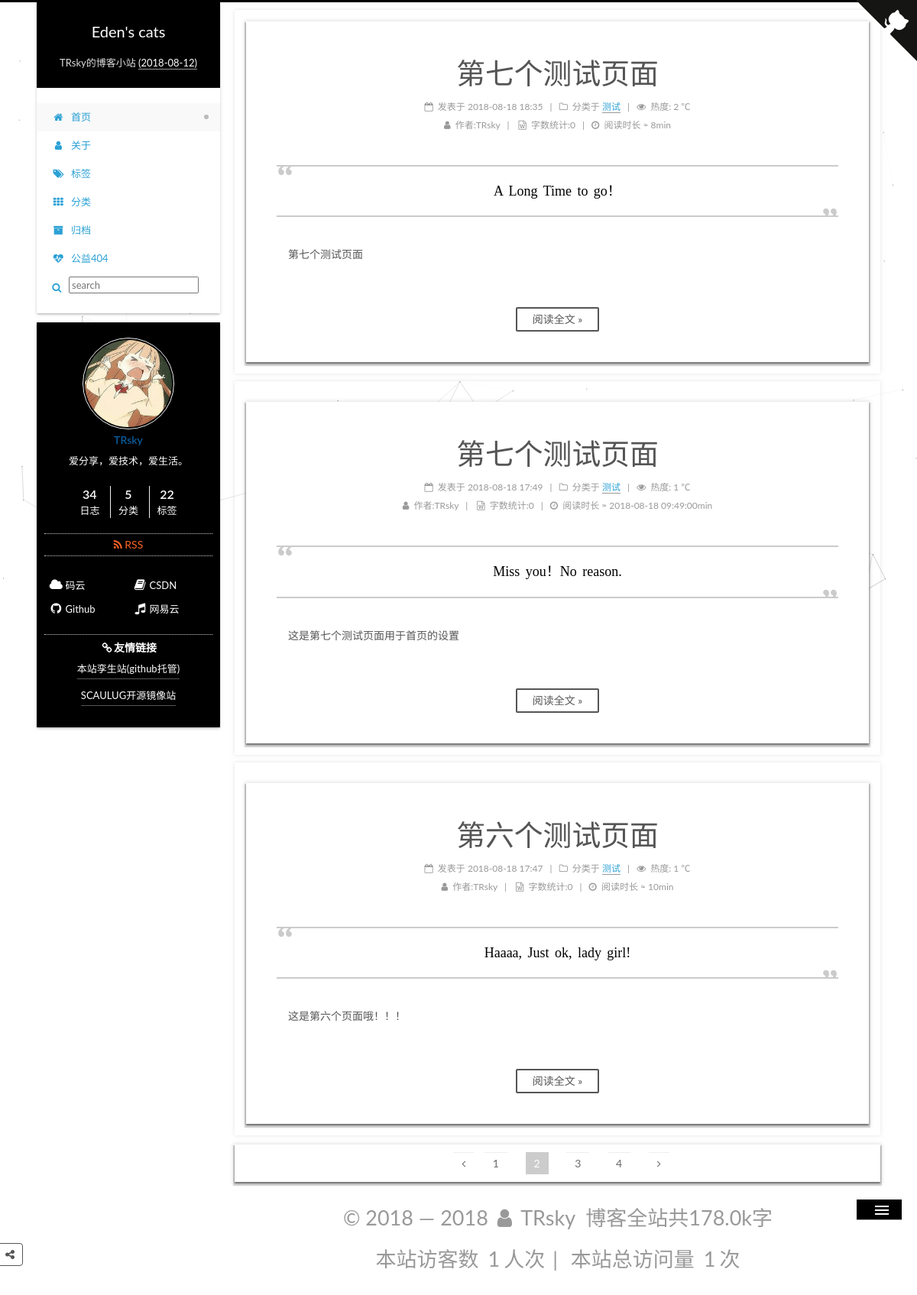
Before: /?page=2 with the older database file.
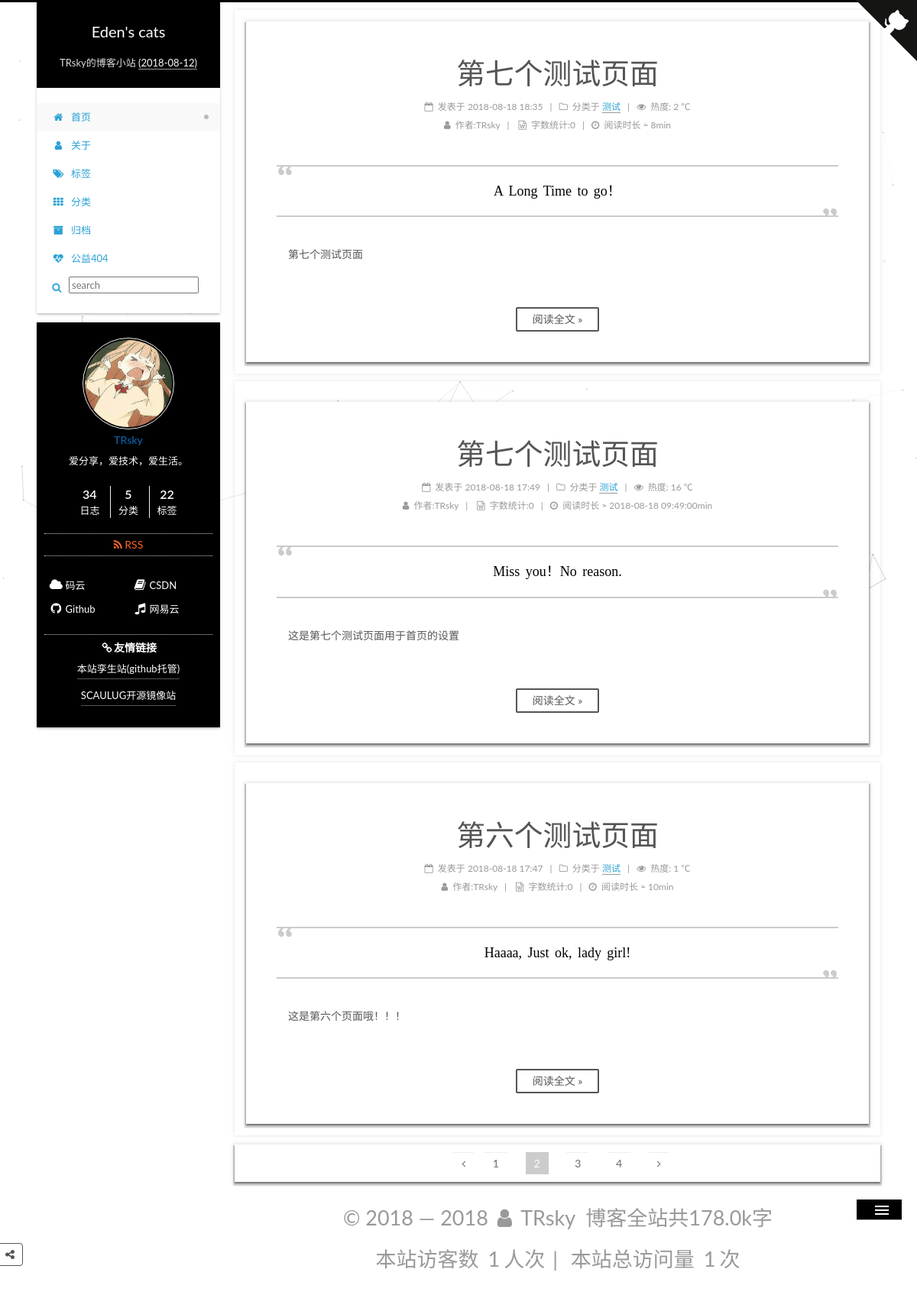
After: the same page with the newer database file.
### apps/blog/models.py (models this page shows, shortened)
class Article(models.Model):
    STATUS_CHOICES = (
        ('draft', '草稿'),
        ('publish', '发表'),
    )
    title = models.CharField(verbose_name='标题', max_length=100)
    content = models.TextField(verbose_name='正文', blank=True, null=True)
    status = models.CharField(verbose_name='文章状态', max_length=10, choices=STATUS_CHOICES, default='publish')
    created_time = models.DateTimeField(verbose_name='创建时间', default=now)
    public_time = models.DateTimeField(verbose_name='发布时间', blank=True, null=True)
    modified_time = models.DateTimeField(verbose_name='修改时间', default=now)
    words = models.PositiveIntegerField(verbose_name='文章字数', default=0)
    time = models.PositiveIntegerField(verbose_name='阅读时长', default=0 )
    views = models.PositiveIntegerField(verbose_name='访问量', default=0)
    slogan = models.TextField(verbose_name='标语', blank=True, null=True)
    excerpt = models.CharField(verbose_name='文章摘要', max_length=500, blank=True)
    category = models.ForeignKey(Category, verbose_name='分类', on_delete=models.CASCADE, blank=False, null=False)
    tags = models.ManyToManyField(Tag, verbose_name='标签', blank=True)
    author = models.ForeignKey(User, verbose_name='作者', on_delete=models.CASCADE, blank=False, null=False)
    class Meta:  # 按文章创建日期降序排序
        ordering = ['-public_time']
        verbose_name = '文章'  # 指定后台显示模型名称
        verbose_name_plural = '文章列表'  # 指定后台显示模型复数名称
        db_table = 'article'  # 数据库表
        get_latest_by = 'created_time'

class Category(models.Model):
    name = models.CharField(verbose_name='类别', max_length=100)
    created_time = models.DateField(verbose_name='创建时间', default=now)
    modified_time = models.DateField(verbose_name='修改时间', default=now)
    def __str__(self):
        return self.name
    class Meta:
        ordering = ['name']
        verbose_name = '类别名称'
        verbose_name_plural = '分类列表'
        db_table = 'category'   # 数据库表名

### apps/blog/views.py (the view)
# urls.py: 2. Add a URL to urlpatterns:  path('', views.home, name='home')
def home(request):
    posts = Article.objects.all().filter(status='publish', public_time__isnull=False)   # 获取主页的全部 Article 对象, 状态为已发布，发布时间不为空
    paginator = Paginator(posts, settings.PAGE_NUM, 2)  # 每页显示数量，对应settings.py中的PAGE_NUM， 当只有2时候，合并为上一页
    page = request.GET.get('page')  # 获取URL中page参数的值
    try:
        post_list = paginator.page(page)
    except PageNotAnInteger:
        post_list = paginator.page(1)
    except EmptyPage:
        post_list = paginator.page(paginator.num_pages)
    return render(request, 'home.html', context={'post_list': post_list, 'category_list': categories, 'months': months})

### apps/blog/templatetags/pagetag.py (called while the page is built)
@register.simple_tag
def pagination_pages(curr_page, loop_page):
    offset = abs(curr_page - loop_page)
    if offset < 3:
        if curr_page == loop_page:
            page_element = '<span class="page-number current">%s</span>' % loop_page
        else:
            page_element = ' <a class="page-number" href="?page=%s">%s</a>' % (loop_page, loop_page)
        return format_html(page_element)
    else:
        return ''

### templates/home.html (shortened to what the changed rows need)
{% extends "base.html" %}
{% load static %}
{% load pagetag %}
{% block content %}
		<div class="content-wrap">
						<div id="content" class="content">
							<section id="posts" class="posts-expand">
                                {% for post in post_list %}
								<article class="post post-type-normal" itemscope="" itemtype="http://schema.org/Article">
									<div class="post-block" style="opacity: 1; display: block;">
										<header class="post-header" style="opacity: 1; display: block; transform: translateY(0px);">
											<h1 class="post-title" itemprop="name headline">
                                                <a class="post-title-link" href="{% url 'detail' id=post.id %}" itemprop="url">
                                                   {{ post.title }}</a></h1>
											    <div class="post-meta">
												<span class="post-time"><span class="post-meta-item-icon"><i class="fa fa-calendar-o"></i></span>
                                                    <span class="post-meta-item-text">发表于</span>
													<time title="创建于" itemprop="dateCreated datePublished" datetime="2018-01-17T00:15:31+08:00">
														{{ post.public_time|date:'Y-m-d H:i'}}
													</time>
                                                </span>
                                                <span class="post-category"><span class="post-meta-divider">|</span>
                                                <span class="post-meta-item-icon"><i class="fa fa-folder-o"></i></span>
                                                <span class="post-meta-item-text">分类于</span>
                                                <span itemprop="about" itemscope="" itemtype="http://schema.org/Thing">
                                                    <a href="{% url 'category_menu' id=post.category_id %}" itemprop="url" rel="index">
                                                        <span itemprop="name">{{ post.category }}</span></a></span>
                                                </span>
                                                <span id="{% url 'detail' id=post.id %} " class="leancloud_visitors" data-flag-title="{{ post.title }}">
                                                    <span class="post-meta-divider">|</span><span class="post-meta-item-icon">
                                                    <i class="fa fa-eye"></i></span> <span class="post-meta-item-text">热度:</span>
                                                <span class="leancloud-visitors-count">{{ post.views }}</span> <span>℃</span>
                                                </span>
												<div class="post-wordcount">
                                                    <span class="post-meta-item-icon"><i class="fa fa-user"></i> </span>
                                                    <span class="post-meta-item-text">作者:</span><span title="作者">{{ post.author }}</span>
                                                    <span class="post-meta-divider">|</span>
													<span class="post-meta-item-icon"><i class="fa fa-file-word-o"></i></span >
                                                    <span class="post-meta-item-text">字数统计:</span><span title="字数统计">{{ post.words }}</span>
                                                    <span class="post-meta-divider">|</span><span class="post-meta-item-icon">
                                                    <i class="fa fa-clock-o"></i></span>
                                                    <span class="post-meta-item-text">阅读时长 ≈</span><span title="阅读时长"> {{ post.time }}min</span>
												</div>
											</div>
										</header>
										<div class="post-body" itemprop="articleBody" style="opacity: 1; display: block; transform: translateY(0px);">
											<blockquote class="blockquote-center">
												<p>
													{{ post.slogan }}
												</p>
											</blockquote>
											<div class="note">
												{{ post.content|striptags|truncatechars:300 }}
											</div>
											<div class="post-button text-center">
												<a class="btn" href="{% url 'detail' id=post.id %}" rel="contents">阅读全文 »</a>
											</div>
										</div><div></div><div></div>
									</div>
								</article>
								{% endfor %}
							</section>
						</div>
					</div>
{% endblock %}

Changed rows visible on the page:
changed Article "Miss you！No reason.": views "1" → "16"
